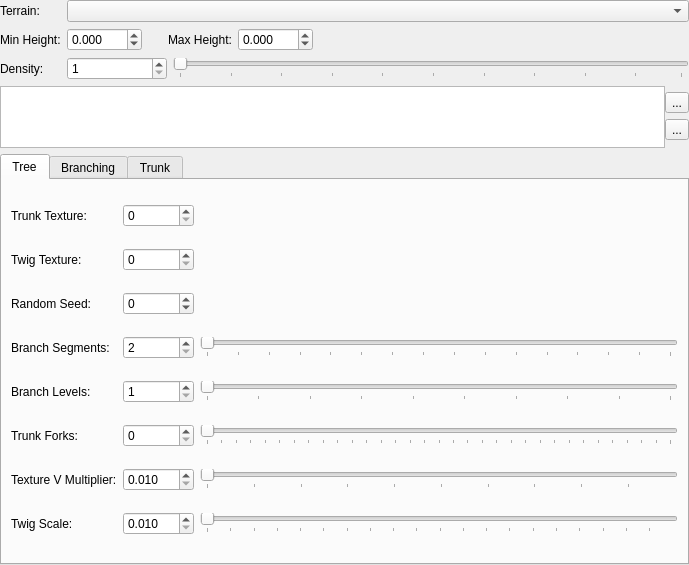
<?xml version="1.0" encoding="UTF-8"?>
<ui version="4.0">
 <class>VegetationInfo</class>
 <widget class="QWidget" name="VegetationInfo">
  <property name="geometry">
   <rect>
    <x>0</x>
    <y>0</y>
    <width>689</width>
    <height>565</height>
   </rect>
  </property>
  <property name="windowTitle">
   <string>Form</string>
  </property>
  <layout class="QGridLayout" name="gridLayout">
   <property name="leftMargin">
    <number>0</number>
   </property>
   <property name="topMargin">
    <number>0</number>
   </property>
   <property name="rightMargin">
    <number>0</number>
   </property>
   <property name="bottomMargin">
    <number>0</number>
   </property>
   <item row="0" column="0">
    <layout class="QGridLayout" name="gridLayout_5">
     <item row="1" column="0">
      <widget class="QLabel" name="label_25">
       <property name="text">
        <string>Min Height:</string>
       </property>
      </widget>
     </item>
     <item row="2" column="0">
      <widget class="QLabel" name="label_24">
       <property name="text">
        <string>Density:</string>
       </property>
      </widget>
     </item>
     <item row="0" column="1">
      <widget class="QComboBox" name="cmbTerrain">
       <property name="sizePolicy">
        <sizepolicy hsizetype="Expanding" vsizetype="Fixed">
         <horstretch>0</horstretch>
         <verstretch>0</verstretch>
        </sizepolicy>
       </property>
      </widget>
     </item>
     <item row="0" column="0">
      <widget class="QLabel" name="label_23">
       <property name="text">
        <string>Terrain:</string>
       </property>
      </widget>
     </item>
     <item row="2" column="1">
      <layout class="QHBoxLayout" name="horizontalLayout">
       <item>
        <widget class="QSpinBox" name="txtDensity">
         <property name="minimumSize">
          <size>
           <width>100</width>
           <height>0</height>
          </size>
         </property>
         <property name="minimum">
          <number>1</number>
         </property>
         <property name="maximum">
          <number>100</number>
         </property>
        </widget>
       </item>
       <item>
        <widget class="QSlider" name="sldDensity">
         <property name="minimum">
          <number>1</number>
         </property>
         <property name="maximum">
          <number>100</number>
         </property>
         <property name="orientation">
          <enum>Qt::Horizontal</enum>
         </property>
         <property name="tickPosition">
          <enum>QSlider::TicksBelow</enum>
         </property>
        </widget>
       </item>
      </layout>
     </item>
     <item row="1" column="1">
      <layout class="QHBoxLayout" name="horizontalLayout_2">
       <item>
        <widget class="QDoubleSpinBox" name="txtMinHeight">
         <property name="decimals">
          <number>3</number>
         </property>
         <property name="minimum">
          <double>-256.000000000000000</double>
         </property>
         <property name="maximum">
          <double>768.000000000000000</double>
         </property>
        </widget>
       </item>
       <item>
        <spacer name="horizontalSpacer">
         <property name="orientation">
          <enum>Qt::Horizontal</enum>
         </property>
         <property name="sizeType">
          <enum>QSizePolicy::Maximum</enum>
         </property>
         <property name="sizeHint" stdset="0">
          <size>
           <width>20</width>
           <height>20</height>
          </size>
         </property>
        </spacer>
       </item>
       <item>
        <widget class="QLabel" name="label_26">
         <property name="text">
          <string>Max Height:</string>
         </property>
        </widget>
       </item>
       <item>
        <widget class="QDoubleSpinBox" name="txtMaxHeight">
         <property name="decimals">
          <number>3</number>
         </property>
         <property name="minimum">
          <double>-256.000000000000000</double>
         </property>
         <property name="maximum">
          <double>768.000000000000000</double>
         </property>
        </widget>
       </item>
       <item>
        <spacer name="horizontalSpacer_2">
         <property name="orientation">
          <enum>Qt::Horizontal</enum>
         </property>
         <property name="sizeHint" stdset="0">
          <size>
           <width>40</width>
           <height>20</height>
          </size>
         </property>
        </spacer>
       </item>
      </layout>
     </item>
    </layout>
   </item>
   <item row="3" column="0">
    <widget class="QTabWidget" name="tabWidget">
     <property name="currentIndex">
      <number>0</number>
     </property>
     <widget class="QWidget" name="tabTree">
      <attribute name="title">
       <string>Tree</string>
      </attribute>
      <layout class="QGridLayout" name="gridLayout_2">
       <item row="0" column="0">
        <widget class="QLabel" name="label_27">
         <property name="text">
          <string>Trunk Texture:</string>
         </property>
        </widget>
       </item>
       <item row="0" column="1">
        <widget class="QSpinBox" name="txtTrunkTexture">
         <property name="maximum">
          <number>15</number>
         </property>
        </widget>
       </item>
       <item row="1" column="0">
        <widget class="QLabel" name="label_28">
         <property name="text">
          <string>Twig Texture:</string>
         </property>
        </widget>
       </item>
       <item row="1" column="1">
        <widget class="QSpinBox" name="txtTwigTexture">
         <property name="maximum">
          <number>15</number>
         </property>
        </widget>
       </item>
       <item row="5" column="1">
        <widget class="QSpinBox" name="txtBranchLevels">
         <property name="minimum">
          <number>1</number>
         </property>
         <property name="maximum">
          <number>10</number>
         </property>
        </widget>
       </item>
       <item row="4" column="2">
        <widget class="QSlider" name="sldBranchSegments">
         <property name="minimum">
          <number>2</number>
         </property>
         <property name="maximum">
          <number>32</number>
         </property>
         <property name="singleStep">
          <number>2</number>
         </property>
         <property name="pageStep">
          <number>6</number>
         </property>
         <property name="orientation">
          <enum>Qt::Horizontal</enum>
         </property>
         <property name="tickPosition">
          <enum>QSlider::TicksBelow</enum>
         </property>
         <property name="tickInterval">
          <number>2</number>
         </property>
        </widget>
       </item>
       <item row="5" column="2">
        <widget class="QSlider" name="sldBranchLevels">
         <property name="minimum">
          <number>1</number>
         </property>
         <property name="maximum">
          <number>10</number>
         </property>
         <property name="orientation">
          <enum>Qt::Horizontal</enum>
         </property>
         <property name="tickPosition">
          <enum>QSlider::TicksBelow</enum>
         </property>
         <property name="tickInterval">
          <number>1</number>
         </property>
        </widget>
       </item>
       <item row="4" column="1">
        <widget class="QSpinBox" name="txtBranchSegments">
         <property name="minimum">
          <number>2</number>
         </property>
         <property name="maximum">
          <number>32</number>
         </property>
         <property name="singleStep">
          <number>2</number>
         </property>
        </widget>
       </item>
       <item row="2" column="1">
        <widget class="QSpinBox" name="txtSeed">
         <property name="minimum">
          <number>-999999</number>
         </property>
         <property name="maximum">
          <number>999999</number>
         </property>
        </widget>
       </item>
       <item row="6" column="1">
        <widget class="QSpinBox" name="txtTrunkForks">
         <property name="maximum">
          <number>32</number>
         </property>
        </widget>
       </item>
       <item row="5" column="0">
        <widget class="QLabel" name="label_3">
         <property name="text">
          <string>Branch Levels:</string>
         </property>
        </widget>
       </item>
       <item row="6" column="0">
        <widget class="QLabel" name="label_4">
         <property name="text">
          <string>Trunk Forks:</string>
         </property>
        </widget>
       </item>
       <item row="2" column="0">
        <widget class="QLabel" name="label">
         <property name="text">
          <string>Random Seed:</string>
         </property>
        </widget>
       </item>
       <item row="4" column="0">
        <widget class="QLabel" name="label_2">
         <property name="text">
          <string>Branch Segments:</string>
         </property>
        </widget>
       </item>
       <item row="7" column="0">
        <widget class="QLabel" name="label_5">
         <property name="text">
          <string>Texture V Multiplier:</string>
         </property>
        </widget>
       </item>
       <item row="8" column="0">
        <widget class="QLabel" name="label_6">
         <property name="text">
          <string>Twig Scale:</string>
         </property>
        </widget>
       </item>
       <item row="7" column="1">
        <widget class="QDoubleSpinBox" name="txtVMultiplier">
         <property name="decimals">
          <number>3</number>
         </property>
         <property name="minimum">
          <double>0.010000000000000</double>
         </property>
         <property name="maximum">
          <double>1.000000000000000</double>
         </property>
         <property name="singleStep">
          <double>0.001000000000000</double>
         </property>
        </widget>
       </item>
       <item row="6" column="2">
        <widget class="QSlider" name="sldTrunkForks">
         <property name="maximum">
          <number>32</number>
         </property>
         <property name="orientation">
          <enum>Qt::Horizontal</enum>
         </property>
         <property name="tickPosition">
          <enum>QSlider::TicksBelow</enum>
         </property>
         <property name="tickInterval">
          <number>1</number>
         </property>
        </widget>
       </item>
       <item row="7" column="2">
        <widget class="QSlider" name="sldVMultiplier">
         <property name="minimum">
          <number>10</number>
         </property>
         <property name="maximum">
          <number>1000</number>
         </property>
         <property name="orientation">
          <enum>Qt::Horizontal</enum>
         </property>
         <property name="tickPosition">
          <enum>QSlider::TicksBelow</enum>
         </property>
         <property name="tickInterval">
          <number>100</number>
         </property>
        </widget>
       </item>
       <item row="8" column="2">
        <widget class="QSlider" name="sldTwigScale">
         <property name="minimum">
          <number>10</number>
         </property>
         <property name="maximum">
          <number>2000</number>
         </property>
         <property name="orientation">
          <enum>Qt::Horizontal</enum>
         </property>
         <property name="tickPosition">
          <enum>QSlider::TicksBelow</enum>
         </property>
         <property name="tickInterval">
          <number>100</number>
         </property>
        </widget>
       </item>
       <item row="8" column="1">
        <widget class="QDoubleSpinBox" name="txtTwigScale">
         <property name="decimals">
          <number>3</number>
         </property>
         <property name="minimum">
          <double>0.010000000000000</double>
         </property>
         <property name="maximum">
          <double>2.000000000000000</double>
         </property>
         <property name="singleStep">
          <double>0.001000000000000</double>
         </property>
        </widget>
       </item>
      </layout>
     </widget>
     <widget class="QWidget" name="tabBranching">
      <attribute name="title">
       <string>Branching</string>
      </attribute>
      <layout class="QGridLayout" name="gridLayout_3">
       <item row="8" column="1">
        <widget class="QDoubleSpinBox" name="txtSweep">
         <property name="decimals">
          <number>3</number>
         </property>
         <property name="minimum">
          <double>-1.000000000000000</double>
         </property>
         <property name="maximum">
          <double>1.000000000000000</double>
         </property>
         <property name="singleStep">
          <double>0.001000000000000</double>
         </property>
        </widget>
       </item>
       <item row="7" column="1">
        <widget class="QDoubleSpinBox" name="txtGrowth">
         <property name="decimals">
          <number>3</number>
         </property>
         <property name="minimum">
          <double>-4.000000000000000</double>
         </property>
         <property name="maximum">
          <double>4.000000000000000</double>
         </property>
         <property name="singleStep">
          <double>0.001000000000000</double>
         </property>
        </widget>
       </item>
       <item row="5" column="1">
        <widget class="QDoubleSpinBox" name="txtSymmetry">
         <property name="decimals">
          <number>3</number>
         </property>
         <property name="minimum">
          <double>2.000000000000000</double>
         </property>
         <property name="maximum">
          <double>4.000000000000000</double>
         </property>
         <property name="singleStep">
          <double>0.001000000000000</double>
         </property>
        </widget>
       </item>
       <item row="6" column="1">
        <widget class="QDoubleSpinBox" name="txtDroop">
         <property name="decimals">
          <number>3</number>
         </property>
         <property name="minimum">
          <double>-2.000000000000000</double>
         </property>
         <property name="maximum">
          <double>2.000000000000000</double>
         </property>
         <property name="singleStep">
          <double>0.001000000000000</double>
         </property>
        </widget>
       </item>
       <item row="0" column="1">
        <widget class="QDoubleSpinBox" name="txtInitialLength">
         <property name="decimals">
          <number>3</number>
         </property>
         <property name="minimum">
          <double>0.010000000000000</double>
         </property>
         <property name="maximum">
          <double>5.000000000000000</double>
         </property>
         <property name="singleStep">
          <double>0.001000000000000</double>
         </property>
        </widget>
       </item>
       <item row="1" column="0">
        <widget class="QLabel" name="label_8">
         <property name="text">
          <string>Falloff Rate:</string>
         </property>
        </widget>
       </item>
       <item row="4" column="0">
        <widget class="QLabel" name="label_11">
         <property name="text">
          <string>Min Clumping:</string>
         </property>
        </widget>
       </item>
       <item row="3" column="1">
        <widget class="QDoubleSpinBox" name="txtMaxClumping">
         <property name="decimals">
          <number>3</number>
         </property>
         <property name="minimum">
          <double>0.010000000000000</double>
         </property>
         <property name="maximum">
          <double>10.000000000000000</double>
         </property>
         <property name="singleStep">
          <double>0.001000000000000</double>
         </property>
        </widget>
       </item>
       <item row="4" column="1">
        <widget class="QDoubleSpinBox" name="txtMinClumping">
         <property name="decimals">
          <number>3</number>
         </property>
         <property name="minimum">
          <double>0.010000000000000</double>
         </property>
         <property name="maximum">
          <double>10.000000000000000</double>
         </property>
         <property name="singleStep">
          <double>0.001000000000000</double>
         </property>
        </widget>
       </item>
       <item row="6" column="0">
        <widget class="QLabel" name="label_13">
         <property name="text">
          <string>Droop:</string>
         </property>
        </widget>
       </item>
       <item row="8" column="0">
        <widget class="QLabel" name="label_15">
         <property name="text">
          <string>Sweep:</string>
         </property>
        </widget>
       </item>
       <item row="7" column="0">
        <widget class="QLabel" name="label_14">
         <property name="text">
          <string>Growth:</string>
         </property>
        </widget>
       </item>
       <item row="3" column="0">
        <widget class="QLabel" name="label_10">
         <property name="text">
          <string>Max Clumping</string>
         </property>
        </widget>
       </item>
       <item row="0" column="0">
        <widget class="QLabel" name="label_7">
         <property name="text">
          <string>Initial Length:</string>
         </property>
        </widget>
       </item>
       <item row="2" column="0">
        <widget class="QLabel" name="label_9">
         <property name="text">
          <string>Falloff Power:</string>
         </property>
        </widget>
       </item>
       <item row="5" column="0">
        <widget class="QLabel" name="label_12">
         <property name="text">
          <string>Symmetry:</string>
         </property>
        </widget>
       </item>
       <item row="1" column="1">
        <widget class="QDoubleSpinBox" name="txtFalloffRate">
         <property name="decimals">
          <number>3</number>
         </property>
         <property name="minimum">
          <double>0.010000000000000</double>
         </property>
         <property name="maximum">
          <double>1.500000000000000</double>
         </property>
         <property name="singleStep">
          <double>0.001000000000000</double>
         </property>
        </widget>
       </item>
       <item row="2" column="1">
        <widget class="QDoubleSpinBox" name="txtFalloffPower">
         <property name="decimals">
          <number>3</number>
         </property>
         <property name="minimum">
          <double>-2.000000000000000</double>
         </property>
         <property name="maximum">
          <double>2.000000000000000</double>
         </property>
         <property name="singleStep">
          <double>0.001000000000000</double>
         </property>
        </widget>
       </item>
       <item row="0" column="2">
        <widget class="QSlider" name="sldInitialLength">
         <property name="minimum">
          <number>10</number>
         </property>
         <property name="maximum">
          <number>5000</number>
         </property>
         <property name="orientation">
          <enum>Qt::Horizontal</enum>
         </property>
         <property name="tickPosition">
          <enum>QSlider::TicksBelow</enum>
         </property>
         <property name="tickInterval">
          <number>100</number>
         </property>
        </widget>
       </item>
       <item row="1" column="2">
        <widget class="QSlider" name="sldFalloffRate">
         <property name="minimum">
          <number>10</number>
         </property>
         <property name="maximum">
          <number>1500</number>
         </property>
         <property name="orientation">
          <enum>Qt::Horizontal</enum>
         </property>
         <property name="tickPosition">
          <enum>QSlider::TicksBelow</enum>
         </property>
         <property name="tickInterval">
          <number>100</number>
         </property>
        </widget>
       </item>
       <item row="2" column="2">
        <widget class="QSlider" name="sldFalloffPower">
         <property name="minimum">
          <number>-2000</number>
         </property>
         <property name="maximum">
          <number>2000</number>
         </property>
         <property name="orientation">
          <enum>Qt::Horizontal</enum>
         </property>
         <property name="tickPosition">
          <enum>QSlider::TicksBelow</enum>
         </property>
         <property name="tickInterval">
          <number>100</number>
         </property>
        </widget>
       </item>
       <item row="3" column="2">
        <widget class="QSlider" name="sldMaxClumping">
         <property name="minimum">
          <number>10</number>
         </property>
         <property name="maximum">
          <number>10000</number>
         </property>
         <property name="orientation">
          <enum>Qt::Horizontal</enum>
         </property>
         <property name="tickPosition">
          <enum>QSlider::TicksBelow</enum>
         </property>
         <property name="tickInterval">
          <number>100</number>
         </property>
        </widget>
       </item>
       <item row="4" column="2">
        <widget class="QSlider" name="sldMinClumping">
         <property name="minimum">
          <number>10</number>
         </property>
         <property name="maximum">
          <number>10000</number>
         </property>
         <property name="orientation">
          <enum>Qt::Horizontal</enum>
         </property>
         <property name="tickPosition">
          <enum>QSlider::TicksBelow</enum>
         </property>
         <property name="tickInterval">
          <number>100</number>
         </property>
        </widget>
       </item>
       <item row="5" column="2">
        <widget class="QSlider" name="sldSymmetry">
         <property name="minimum">
          <number>2000</number>
         </property>
         <property name="maximum">
          <number>4000</number>
         </property>
         <property name="orientation">
          <enum>Qt::Horizontal</enum>
         </property>
         <property name="tickPosition">
          <enum>QSlider::TicksBelow</enum>
         </property>
         <property name="tickInterval">
          <number>100</number>
         </property>
        </widget>
       </item>
       <item row="6" column="2">
        <widget class="QSlider" name="sldDroop">
         <property name="minimum">
          <number>-2000</number>
         </property>
         <property name="maximum">
          <number>2000</number>
         </property>
         <property name="orientation">
          <enum>Qt::Horizontal</enum>
         </property>
         <property name="tickPosition">
          <enum>QSlider::TicksBelow</enum>
         </property>
         <property name="tickInterval">
          <number>100</number>
         </property>
        </widget>
       </item>
       <item row="7" column="2">
        <widget class="QSlider" name="sldGrowth">
         <property name="minimum">
          <number>-4000</number>
         </property>
         <property name="maximum">
          <number>4000</number>
         </property>
         <property name="orientation">
          <enum>Qt::Horizontal</enum>
         </property>
         <property name="tickPosition">
          <enum>QSlider::TicksBelow</enum>
         </property>
         <property name="tickInterval">
          <number>100</number>
         </property>
        </widget>
       </item>
       <item row="8" column="2">
        <widget class="QSlider" name="sldSweep">
         <property name="minimum">
          <number>-1000</number>
         </property>
         <property name="maximum">
          <number>1000</number>
         </property>
         <property name="orientation">
          <enum>Qt::Horizontal</enum>
         </property>
         <property name="tickPosition">
          <enum>QSlider::TicksBelow</enum>
         </property>
         <property name="tickInterval">
          <number>100</number>
         </property>
        </widget>
       </item>
      </layout>
     </widget>
     <widget class="QWidget" name="tabTrunk">
      <attribute name="title">
       <string>Trunk</string>
      </attribute>
      <layout class="QGridLayout" name="gridLayout_4">
       <item row="3" column="1">
        <widget class="QDoubleSpinBox" name="txtKink">
         <property name="decimals">
          <number>3</number>
         </property>
         <property name="minimum">
          <double>-2.000000000000000</double>
         </property>
         <property name="maximum">
          <double>2.000000000000000</double>
         </property>
         <property name="singleStep">
          <double>0.001000000000000</double>
         </property>
        </widget>
       </item>
       <item row="4" column="1">
        <widget class="QDoubleSpinBox" name="txtTaperRate">
         <property name="decimals">
          <number>3</number>
         </property>
         <property name="minimum">
          <double>0.500000000000000</double>
         </property>
         <property name="maximum">
          <double>2.000000000000000</double>
         </property>
         <property name="singleStep">
          <double>0.001000000000000</double>
         </property>
        </widget>
       </item>
       <item row="5" column="1">
        <widget class="QDoubleSpinBox" name="txtTwists">
         <property name="decimals">
          <number>3</number>
         </property>
         <property name="minimum">
          <double>0.010000000000000</double>
         </property>
         <property name="maximum">
          <double>10.000000000000000</double>
         </property>
         <property name="singleStep">
          <double>0.001000000000000</double>
         </property>
        </widget>
       </item>
       <item row="6" column="1">
        <widget class="QDoubleSpinBox" name="txtTrunkLength">
         <property name="decimals">
          <number>3</number>
         </property>
         <property name="minimum">
          <double>0.010000000000000</double>
         </property>
         <property name="maximum">
          <double>10.000000000000000</double>
         </property>
         <property name="singleStep">
          <double>0.001000000000000</double>
         </property>
        </widget>
       </item>
       <item row="0" column="1">
        <widget class="QDoubleSpinBox" name="txtTrunkRadius">
         <property name="decimals">
          <number>3</number>
         </property>
         <property name="minimum">
          <double>0.010000000000000</double>
         </property>
         <property name="maximum">
          <double>0.500000000000000</double>
         </property>
         <property name="singleStep">
          <double>0.001000000000000</double>
         </property>
        </widget>
       </item>
       <item row="2" column="0">
        <widget class="QLabel" name="label_18">
         <property name="text">
          <string>Climb Rate:</string>
         </property>
        </widget>
       </item>
       <item row="4" column="0">
        <widget class="QLabel" name="label_20">
         <property name="text">
          <string>Taper Rate:</string>
         </property>
        </widget>
       </item>
       <item row="1" column="1">
        <widget class="QDoubleSpinBox" name="txtRadiusFalloff">
         <property name="decimals">
          <number>3</number>
         </property>
         <property name="minimum">
          <double>0.100000000000000</double>
         </property>
         <property name="maximum">
          <double>1.000000000000000</double>
         </property>
         <property name="singleStep">
          <double>0.001000000000000</double>
         </property>
        </widget>
       </item>
       <item row="2" column="1">
        <widget class="QDoubleSpinBox" name="txtClimbRate">
         <property name="decimals">
          <number>3</number>
         </property>
         <property name="minimum">
          <double>0.010000000000000</double>
         </property>
         <property name="maximum">
          <double>1.000000000000000</double>
         </property>
         <property name="singleStep">
          <double>0.001000000000000</double>
         </property>
        </widget>
       </item>
       <item row="3" column="0">
        <widget class="QLabel" name="label_19">
         <property name="text">
          <string>Kink:</string>
         </property>
        </widget>
       </item>
       <item row="0" column="0">
        <widget class="QLabel" name="label_16">
         <property name="text">
          <string>Trunk Radius:</string>
         </property>
        </widget>
       </item>
       <item row="6" column="0">
        <widget class="QLabel" name="label_22">
         <property name="text">
          <string>Trunk Length:</string>
         </property>
        </widget>
       </item>
       <item row="5" column="0">
        <widget class="QLabel" name="label_21">
         <property name="text">
          <string>Twists:</string>
         </property>
        </widget>
       </item>
       <item row="1" column="0">
        <widget class="QLabel" name="label_17">
         <property name="text">
          <string>Radius Falloff:</string>
         </property>
        </widget>
       </item>
       <item row="0" column="2">
        <widget class="QSlider" name="sldTrunkRadius">
         <property name="minimum">
          <number>10</number>
         </property>
         <property name="maximum">
          <number>500</number>
         </property>
         <property name="orientation">
          <enum>Qt::Horizontal</enum>
         </property>
         <property name="tickPosition">
          <enum>QSlider::TicksBelow</enum>
         </property>
         <property name="tickInterval">
          <number>10</number>
         </property>
        </widget>
       </item>
       <item row="1" column="2">
        <widget class="QSlider" name="sldRadiusFalloff">
         <property name="minimum">
          <number>100</number>
         </property>
         <property name="maximum">
          <number>1000</number>
         </property>
         <property name="orientation">
          <enum>Qt::Horizontal</enum>
         </property>
         <property name="tickPosition">
          <enum>QSlider::TicksBelow</enum>
         </property>
         <property name="tickInterval">
          <number>10</number>
         </property>
        </widget>
       </item>
       <item row="2" column="2">
        <widget class="QSlider" name="sldClimbRate">
         <property name="minimum">
          <number>10</number>
         </property>
         <property name="maximum">
          <number>1000</number>
         </property>
         <property name="orientation">
          <enum>Qt::Horizontal</enum>
         </property>
         <property name="tickPosition">
          <enum>QSlider::TicksBelow</enum>
         </property>
         <property name="tickInterval">
          <number>10</number>
         </property>
        </widget>
       </item>
       <item row="3" column="2">
        <widget class="QSlider" name="sldKink">
         <property name="minimum">
          <number>-2000</number>
         </property>
         <property name="maximum">
          <number>2000</number>
         </property>
         <property name="orientation">
          <enum>Qt::Horizontal</enum>
         </property>
         <property name="tickPosition">
          <enum>QSlider::TicksBelow</enum>
         </property>
         <property name="tickInterval">
          <number>100</number>
         </property>
        </widget>
       </item>
       <item row="4" column="2">
        <widget class="QSlider" name="sldTaperRate">
         <property name="minimum">
          <number>500</number>
         </property>
         <property name="maximum">
          <number>2000</number>
         </property>
         <property name="orientation">
          <enum>Qt::Horizontal</enum>
         </property>
         <property name="tickPosition">
          <enum>QSlider::TicksBelow</enum>
         </property>
         <property name="tickInterval">
          <number>100</number>
         </property>
        </widget>
       </item>
       <item row="5" column="2">
        <widget class="QSlider" name="sldTwists">
         <property name="minimum">
          <number>10</number>
         </property>
         <property name="maximum">
          <number>10000</number>
         </property>
         <property name="orientation">
          <enum>Qt::Horizontal</enum>
         </property>
         <property name="tickPosition">
          <enum>QSlider::TicksBelow</enum>
         </property>
         <property name="tickInterval">
          <number>100</number>
         </property>
        </widget>
       </item>
       <item row="6" column="2">
        <widget class="QSlider" name="sldTrunkLength">
         <property name="minimum">
          <number>10</number>
         </property>
         <property name="maximum">
          <number>10000</number>
         </property>
         <property name="orientation">
          <enum>Qt::Horizontal</enum>
         </property>
         <property name="tickPosition">
          <enum>QSlider::TicksBelow</enum>
         </property>
         <property name="tickInterval">
          <number>100</number>
         </property>
        </widget>
       </item>
      </layout>
     </widget>
    </widget>
   </item>
   <item row="2" column="0">
    <layout class="QHBoxLayout" name="horizontalLayout_3">
     <property name="spacing">
      <number>0</number>
     </property>
     <item>
      <widget class="QListWidget" name="lstTrees">
       <property name="sizePolicy">
        <sizepolicy hsizetype="Expanding" vsizetype="Maximum">
         <horstretch>0</horstretch>
         <verstretch>0</verstretch>
        </sizepolicy>
       </property>
       <property name="maximumSize">
        <size>
         <width>16777215</width>
         <height>62</height>
        </size>
       </property>
       <property name="font">
        <font>
         <family>Arial</family>
         <pointsize>20</pointsize>
         <weight>75</weight>
         <bold>true</bold>
        </font>
       </property>
       <property name="verticalScrollBarPolicy">
        <enum>Qt::ScrollBarAlwaysOff</enum>
       </property>
       <property name="horizontalScrollBarPolicy">
        <enum>Qt::ScrollBarAsNeeded</enum>
       </property>
       <property name="selectionBehavior">
        <enum>QAbstractItemView::SelectRows</enum>
       </property>
       <property name="flow">
        <enum>QListView::LeftToRight</enum>
       </property>
       <property name="spacing">
        <number>6</number>
       </property>
       <property name="selectionRectVisible">
        <bool>true</bool>
       </property>
       <property name="currentRow">
        <number>-1</number>
       </property>
      </widget>
     </item>
     <item>
      <layout class="QVBoxLayout" name="verticalLayout">
       <property name="spacing">
        <number>0</number>
       </property>
       <item>
        <widget class="QToolButton" name="btnAdd">
         <property name="toolTip">
          <string>Add Current Configuration</string>
         </property>
         <property name="text">
          <string>...</string>
         </property>
         <property name="icon">
          <iconset resource="MagicGameEditor.qrc">
           <normaloff>:/MagicGameEditor/Images/add.png</normaloff>:/MagicGameEditor/Images/add.png</iconset>
         </property>
         <property name="iconSize">
          <size>
           <width>24</width>
           <height>24</height>
          </size>
         </property>
        </widget>
       </item>
       <item>
        <widget class="QToolButton" name="btnRemove">
         <property name="toolTip">
          <string>Delete Selected Configuration</string>
         </property>
         <property name="text">
          <string>...</string>
         </property>
         <property name="icon">
          <iconset resource="MagicGameEditor.qrc">
           <normaloff>:/MagicGameEditor/Images/delete.png</normaloff>:/MagicGameEditor/Images/delete.png</iconset>
         </property>
         <property name="iconSize">
          <size>
           <width>24</width>
           <height>24</height>
          </size>
         </property>
        </widget>
       </item>
      </layout>
     </item>
    </layout>
   </item>
  </layout>
 </widget>
 <tabstops>
  <tabstop>cmbTerrain</tabstop>
  <tabstop>txtMinHeight</tabstop>
  <tabstop>txtMaxHeight</tabstop>
  <tabstop>txtDensity</tabstop>
  <tabstop>sldDensity</tabstop>
  <tabstop>tabWidget</tabstop>
  <tabstop>txtSeed</tabstop>
  <tabstop>txtBranchSegments</tabstop>
  <tabstop>sldBranchSegments</tabstop>
  <tabstop>txtBranchLevels</tabstop>
  <tabstop>sldBranchLevels</tabstop>
  <tabstop>txtTrunkForks</tabstop>
  <tabstop>sldTrunkForks</tabstop>
  <tabstop>txtVMultiplier</tabstop>
  <tabstop>sldVMultiplier</tabstop>
  <tabstop>txtTwigScale</tabstop>
  <tabstop>sldTwigScale</tabstop>
  <tabstop>txtInitialLength</tabstop>
  <tabstop>sldInitialLength</tabstop>
  <tabstop>txtFalloffRate</tabstop>
  <tabstop>sldFalloffRate</tabstop>
  <tabstop>txtFalloffPower</tabstop>
  <tabstop>sldFalloffPower</tabstop>
  <tabstop>txtMaxClumping</tabstop>
  <tabstop>sldMaxClumping</tabstop>
  <tabstop>txtMinClumping</tabstop>
  <tabstop>sldMinClumping</tabstop>
  <tabstop>txtSymmetry</tabstop>
  <tabstop>sldSymmetry</tabstop>
  <tabstop>txtDroop</tabstop>
  <tabstop>sldDroop</tabstop>
  <tabstop>txtGrowth</tabstop>
  <tabstop>sldGrowth</tabstop>
  <tabstop>txtSweep</tabstop>
  <tabstop>sldSweep</tabstop>
  <tabstop>txtTrunkRadius</tabstop>
  <tabstop>sldTrunkRadius</tabstop>
  <tabstop>txtRadiusFalloff</tabstop>
  <tabstop>sldRadiusFalloff</tabstop>
  <tabstop>txtClimbRate</tabstop>
  <tabstop>sldClimbRate</tabstop>
  <tabstop>txtKink</tabstop>
  <tabstop>sldKink</tabstop>
  <tabstop>txtTaperRate</tabstop>
  <tabstop>sldTaperRate</tabstop>
  <tabstop>txtTwists</tabstop>
  <tabstop>sldTwists</tabstop>
  <tabstop>txtTrunkLength</tabstop>
  <tabstop>sldTrunkLength</tabstop>
 </tabstops>
 <resources>
  <include location="MagicGameEditor.qrc"/>
 </resources>
 <connections/>
</ui>
